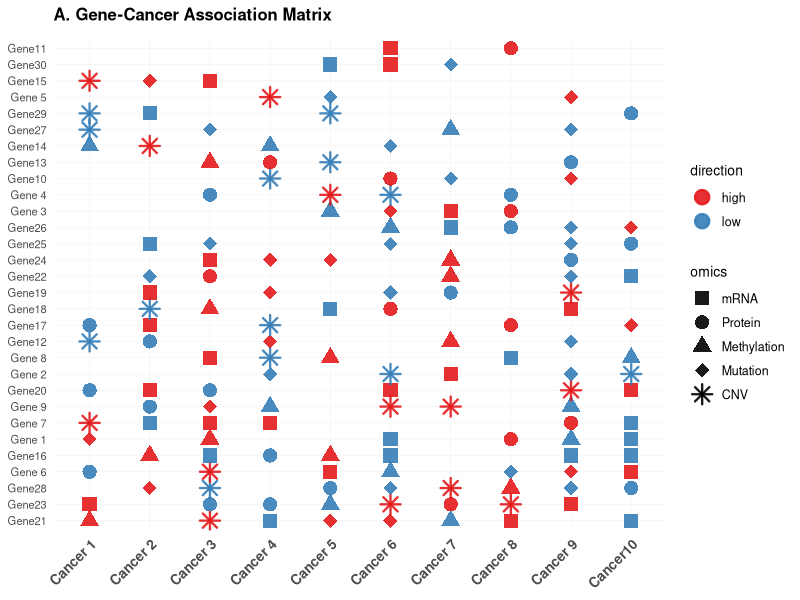
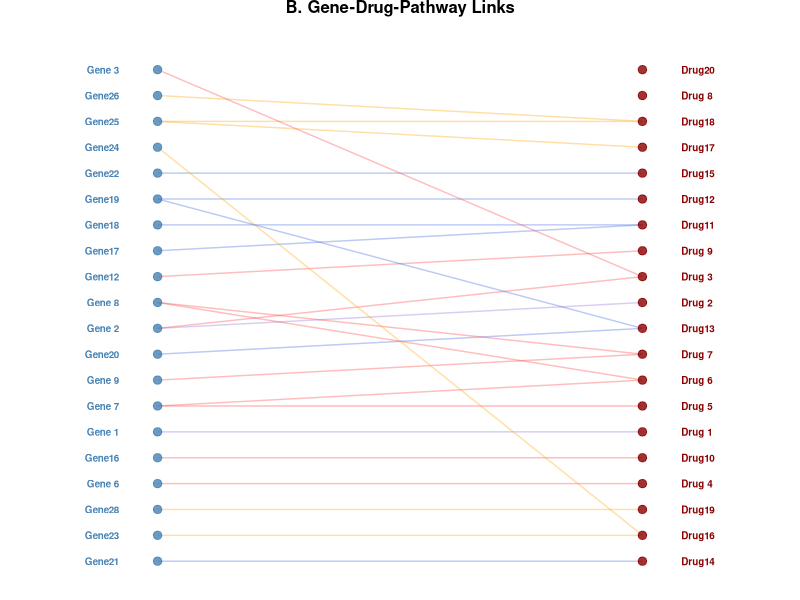
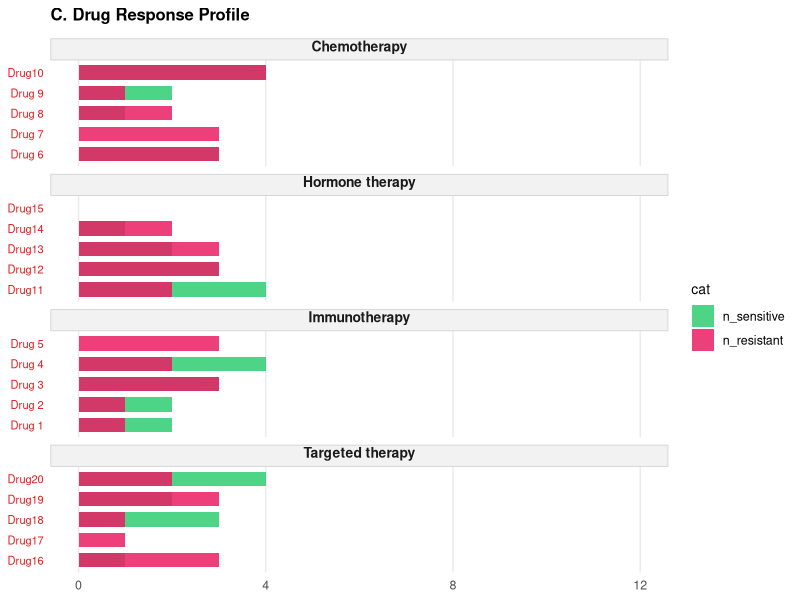
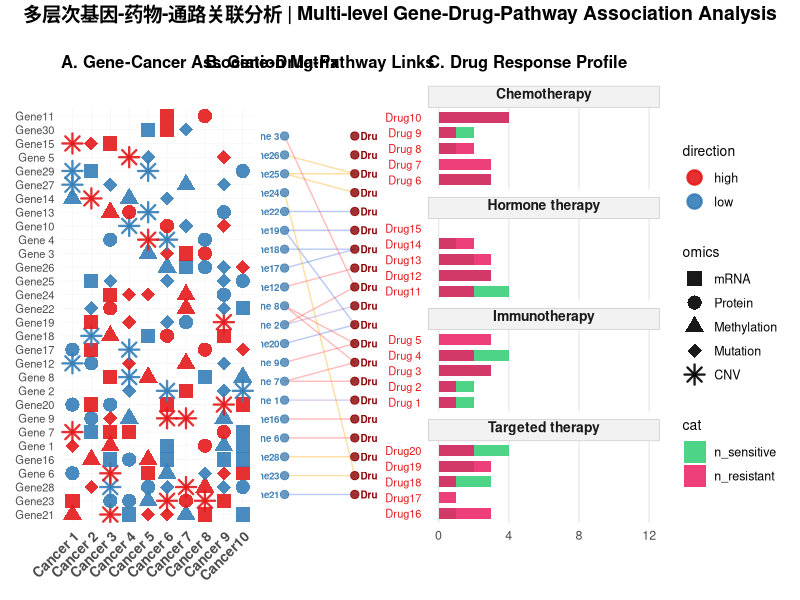
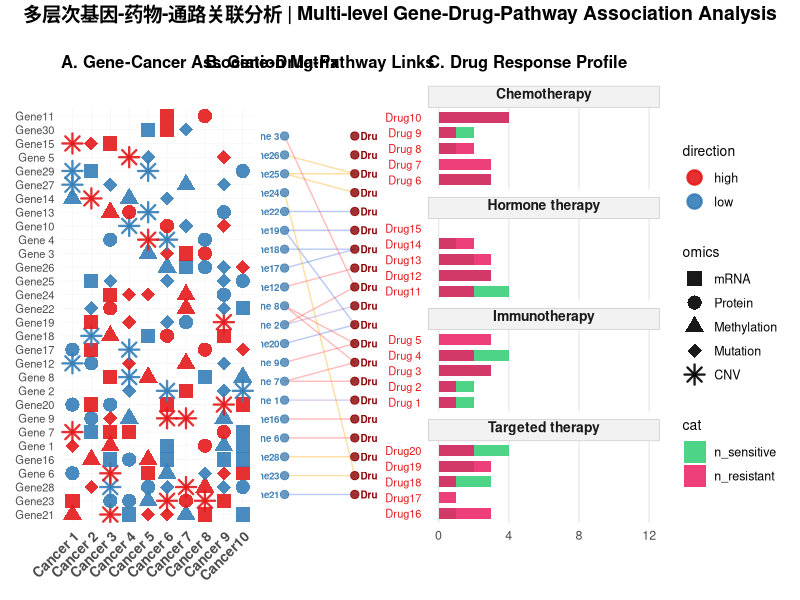
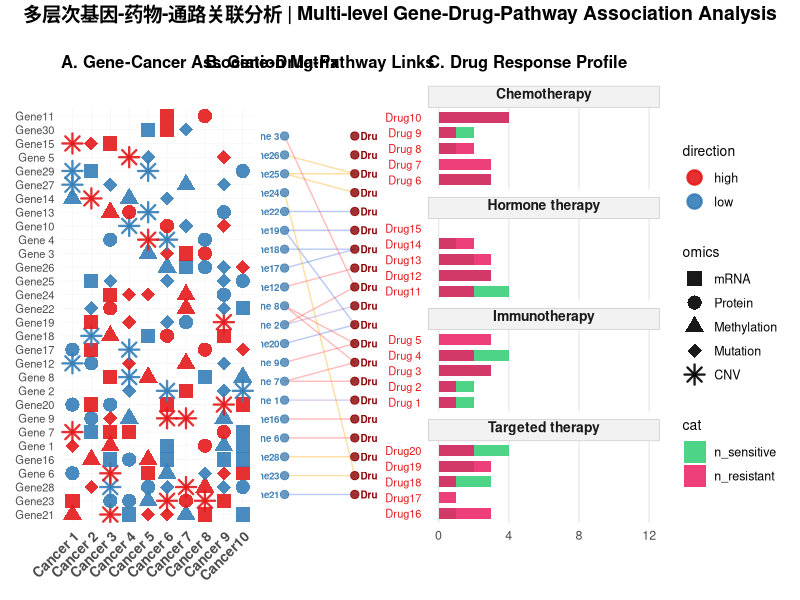

Generate these figures, in order, with R:
## ---- chunk 1
# 设置 R 环境 | Set up R environment
knitr::opts_chunk$set(echo = TRUE, fig.width = 20, fig.height = 14, dpi = 300)

# 加载所需的包 | Load required packages
library(tidyverse)
library(ggplot2)
library(patchwork)
library(scales)
library(gridExtra)
## ---- chunk 2
# 设置工作目录 | Set working directory
# setwd("your_data_path")

# 读取三个主要数据文件 | Read three main data files
drug_ann <- read.csv("easy_input_drugAnn.csv", stringsAsFactors = FALSE)
gene_ann <- read.csv("easy_input_geneAnn.csv", stringsAsFactors = FALSE)
hypoxia_data <- read.csv("easy_input_hypoxia.csv", stringsAsFactors = FALSE)
practice_data <- read.csv("easy_input_practice.csv", stringsAsFactors = FALSE)

# 查看数据结构 | View data structure
cat("=== 药物注释数据 | Drug Annotation ===\n")
head(drug_ann)
cat("\n=== 基因注释数据 | Gene Annotation ===\n")
head(gene_ann)
cat("\n=== 低氧数据 | Hypoxia Data ===\n")
head(hypoxia_data)
cat("\n=== 实践数据 | Practice Data ===\n")
head(practice_data)

# 数据清理：统一基因名称格式 | Data cleaning: unify gene name format
hypoxia_data$gene <- str_trim(hypoxia_data$gene)
hypoxia_data$cancer <- str_trim(hypoxia_data$cancer)
gene_ann$gene <- str_trim(gene_ann$gene)
drug_ann$drug <- str_trim(drug_ann$drug)
## ---- chunk 3
# 准备左侧面板数据 | Prepare left panel data
# 获取所有唯一的基因 | Get unique genes sorted by frequency
left_panel_data <- hypoxia_data %>%
  group_by(gene) %>%
  summarise(n_assoc = n(), .groups = "drop") %>%
  arrange(desc(n_assoc))

# 获取排序后的基因列表（用于后续的一致性） | Get sorted gene list for consistency
gene_order <- left_panel_data$gene

cat("左侧面板基因顺序 | Gene order in left panel:\n")
print(gene_order)

# 转换omics类型为形状值 | Convert omics types to shape values
omics_shape_map <- c(
  "mRNA" = 15,          # 方形 | square
  "Protein" = 16,       # 圆形 | circle
  "Methylation" = 17,   # 三角形 | triangle
  "Mutation" = 18,      # 菱形 | diamond
  "CNV" = 8             # 星形 | asterisk
)

# 准备绘图数据 | Prepare plotting data
plot_data_left <- hypoxia_data %>%
  mutate(
    shape = omics_shape_map[omics],
    color = ifelse(direction == "high", "red", "blue"),
    # 确保基因因子顺序 | Ensure gene factor order
    gene = factor(gene, levels = gene_order)
  ) %>%
  arrange(gene)

# 获取所有唯一的癌症类型 | Get unique cancer types
cancer_order <- sort(unique(hypoxia_data$cancer))

plot_data_left <- plot_data_left %>%
  mutate(
    cancer = factor(cancer, levels = cancer_order)
  )

# 绘制左侧面板 | Plot left panel
p_left <- ggplot(plot_data_left, aes(x = cancer, y = gene)) +
  geom_point(aes(shape = omics, color = direction), 
             size = 4, alpha = 0.9, stroke = 1.2) +
  scale_shape_manual(
    name = "omics",
    values = omics_shape_map,
    breaks = names(omics_shape_map)
  ) +
  scale_color_manual(
    name = "direction",
    values = c("high" = "#E41A1C", "low" = "#377EB8"),
    breaks = c("high", "low")
  ) +
  theme_minimal() +
  theme(
    axis.text.x = element_text(angle = 45, hjust = 1, size = 10, face = "bold"),
    axis.text.y = element_text(size = 8),
    axis.title = element_blank(),
    panel.grid.major = element_line(color = "gray95", linewidth = 0.2),
    panel.grid.minor = element_blank(),
    legend.position = "right",
    legend.title = element_text(size = 10),
    legend.text = element_text(size = 9),
    plot.title = element_text(hjust = 0, size = 12, face = "bold", margin = margin(b = 10))
  ) +
  labs(title = "A. Gene-Cancer Association Matrix")

print(p_left)
## ---- chunk 4
# 准备中间面板数据：基因-药物关联 | Prepare middle panel data: gene-drug associations
middle_data <- gene_ann %>%
  left_join(
    hypoxia_data %>% select(gene) %>% distinct(),
    by = "gene"
  ) %>%
  filter(!is.na(gene))  # 只保留在hypoxia数据中有的基因 | Keep only genes in hypoxia data

# 确保基因顺序与左侧一致 | Ensure gene order matches left panel
middle_data <- middle_data %>%
  mutate(
    gene = factor(gene, levels = gene_order),
    # 根据因子级别分配y坐标 | Assign y-coordinate based on factor level
    gene_y = as.numeric(gene)
  ) %>%
  arrange(gene_y) %>%
  select(-gene_y)

# 获取药物y坐标 | Get drug y-coordinates
drug_list <- unique(middle_data$drug)
drug_pos <- data.frame(
  drug = drug_list,
  drug_y = seq_along(drug_list)
)

# 添加药物信息和y坐标 | Add drug info and y-coordinates
middle_plot_data <- middle_data %>%
  left_join(drug_pos, by = "drug") %>%
  left_join(
    drug_ann %>% select(drug, therapy, signaling),
    by = "drug"
  ) %>%
  mutate(
    # 根据signaling分配连线颜色 | Assign line colors by signaling
    line_color = case_when(
      signaling %in% c("Signaling 1", "Signaling 2") ~ "#9370DB",  # 紫色 | Purple
      signaling %in% c("Signaling 3", "Signaling 4", "Signaling 5", "Signaling 6") ~ "#FF4444",  # 红色 | Red
      signaling == "Signaling 7" ~ "#4169E1",  # 蓝色 | Blue
      signaling %in% c("Signaling 8", "Signaling 9", "Signaling10") ~ "#FFA500",  # 橙色 | Orange
      TRUE ~ "#CCCCCC"  # 灰色 | Gray
    ),
    gene_numeric = as.numeric(as.factor(gene))
  )

# 为了保持顺序，重新编号基因的y坐标 | Renumber gene y-coordinates to maintain order
gene_y_map <- data.frame(
  gene = gene_order,
  gene_y = seq_along(gene_order)
)

middle_plot_data <- middle_plot_data %>%
  left_join(gene_y_map, by = "gene")

cat("中间面板数据摘要 | Middle panel data summary:\n")
cat("连接数量 | Number of connections:", nrow(middle_plot_data), "\n")
cat("基因数量 | Number of genes:", n_distinct(middle_plot_data$gene), "\n")
cat("药物数量 | Number of drugs:", n_distinct(middle_plot_data$drug), "\n\n")

# 绘制中间面板 | Plot middle panel
p_middle <- ggplot(middle_plot_data) +
  # 绘制连接线 | Draw connection lines
  geom_segment(
    aes(x = 0, y = gene_y, xend = 1, yend = drug_y, color = line_color),
    alpha = 0.35,
    linewidth = 0.5
  ) +
  # 添加基因点 | Add gene points
  geom_point(
    data = gene_y_map, 
    aes(x = 0, y = gene_y), 
    size = 2.5, 
    color = "steelblue",
    alpha = 0.8
  ) +
  # 添加药物点 | Add drug points
  geom_point(
    data = drug_pos, 
    aes(x = 1, y = drug_y), 
    size = 2.5, 
    color = "darkred",
    alpha = 0.8
  ) +
  # 添加基因标签 | Add gene labels
  geom_text(
    data = gene_y_map, 
    aes(x = -0.08, y = gene_y, label = gene), 
    hjust = 1, 
    size = 2.5, 
    color = "steelblue",
    fontface = "bold"
  ) +
  # 添加药物标签 | Add drug labels
  geom_text(
    data = drug_pos, 
    aes(x = 1.08, y = drug_y, label = drug), 
    hjust = 0, 
    size = 2.5, 
    color = "darkred",
    fontface = "bold"
  ) +
  scale_color_identity() +
  xlim(-0.25, 1.25) +
  ylim(0.5, max(drug_pos$drug_y) + 0.5) +
  theme_void() +
  theme(
    plot.title = element_text(hjust = 0.5, size = 12, face = "bold", margin = margin(b = 10))
  ) +
  labs(title = "B. Gene-Drug-Pathway Links")

print(p_middle)
## ---- chunk 5
# 准备右侧面板数据 | Prepare right panel data
right_panel_data <- drug_ann %>%
  filter(drug %in% drug_list) %>%  # 只包含中间面板涉及的药物 | Include only drugs from middle panel
  select(drug, therapy, signaling, n_sensitive, n_resistant) %>%
  mutate(
    # 处理NA值 | Handle NA values
    n_sensitive = ifelse(is.na(n_sensitive), 0, n_sensitive),
    n_resistant = ifelse(is.na(n_resistant), 0, n_resistant),
    # 分配治疗方式颜色 | Assign therapy colors
    therapy_color = case_when(
      therapy == "Chemotherapy" ~ "#E41A1C",     # 红色 | Red
      therapy == "Hormone therapy" ~ "#377EB8",   # 蓝色 | Blue
      therapy == "Immunotherapy" ~ "#4DAF4A",     # 绿色 | Green
      therapy == "Targeted therapy" ~ "#FF7F00",  # 橙色 | Orange
      TRUE ~ "#999999"  # 灰色 | Gray
    ),
    # 分配signaling背景颜色 | Assign signaling background
    signaling_bg = case_when(
      signaling %in% c("Signaling 1", "Signaling 2") ~ "#E6D7F0",  # 浅紫 | Light purple
      signaling %in% c("Signaling 3", "Signaling 4", "Signaling 5", "Signaling 6") ~ "#FFE6E6",  # 浅红 | Light red
      signaling == "Signaling 7" ~ "#E6F0FF",  # 浅蓝 | Light blue
      signaling %in% c("Signaling 8", "Signaling 9", "Signaling10") ~ "#FFF0E6",  # 浅橙 | Light orange
      TRUE ~ "#F5F5F5"  # 浅灰 | Light gray
    )
  )

# 按治疗方式和signaling分组排序 | Sort by therapy and signaling
right_panel_data <- right_panel_data %>%
  arrange(factor(therapy, levels = c("Chemotherapy", "Hormone therapy", 
                                     "Immunotherapy", "Targeted therapy")),
          signaling) %>%
  mutate(
    # 为了在facet中保持顺序，创建drug factor | Create drug factor to maintain order in facet
    drug = factor(drug, levels = drug),
    signaling_order = as.numeric(factor(signaling, levels = unique(signaling)))
  )

# 数据透视：将敏感和耐药分开 | Pivot data: separate sensitive and resistant
right_plot_data <- right_panel_data %>%
  pivot_longer(
    cols = c(n_sensitive, n_resistant),
    names_to = "response_type",
    values_to = "count"
  ) %>%
  mutate(
    response_type = factor(
      response_type,
      levels = c("n_sensitive", "n_resistant"),
      labels = c("n_sensitive", "n_resistant")
    ),
    response_color = ifelse(response_type == "n_sensitive", "#2ECC71", "#E91E63")  # 绿色/品红 | Green/Magenta
  )

# 绘制右侧面板 | Plot right panel
p_right <- ggplot(right_plot_data, aes(x = count, y = drug, fill = response_color)) +
  geom_bar(stat = "identity", position = "identity", alpha = 0.85, width = 0.7) +
  # 添加facet背景 | Add facet background with signaling colors
  facet_wrap(
    ~factor(therapy, levels = c("Chemotherapy", "Hormone therapy", 
                               "Immunotherapy", "Targeted therapy")),
    scales = "free_y",
    ncol = 1
  ) +
  scale_fill_identity(
    name = "cat",
    breaks = c("#2ECC71", "#E91E63"),
    labels = c("#2ECC71" = "n_sensitive", "#E91E63" = "n_resistant"),
    guide = guide_legend(override.aes = list(alpha = 0.85))
  ) +
  scale_x_continuous(
    limits = c(0, 12),
    breaks = seq(0, 12, 4),
    labels = c("0", "4", "8", "12")
  ) +
  theme_minimal() +
  theme(
    axis.text.y = element_text(size = 8, color = right_plot_data$therapy_color),
    axis.text.x = element_text(size = 9),
    axis.title = element_blank(),
    strip.text = element_text(size = 10, face = "bold", margin = margin(b = 5)),
    strip.background = element_rect(fill = "gray95", color = "gray80"),
    panel.grid.major.y = element_blank(),
    panel.grid.minor = element_blank(),
    legend.position = "right",
    legend.title = element_text(size = 10),
    legend.text = element_text(size = 9),
    plot.title = element_text(hjust = 0, size = 12, face = "bold", margin = margin(b = 10))
  ) +
  labs(title = "C. Drug Response Profile", x = "# Cancers")

print(p_right)
## ---- chunk 6
# 使用patchwork组合三个图 | Combine three plots using patchwork
combined_plot <- (p_left | p_middle | p_right) +
  plot_layout(
    widths = c(2.5, 1.5, 3),
    guides = "collect"
  ) +
  plot_annotation(
    title = "多层次基因-药物-通路关联分析 | Multi-level Gene-Drug-Pathway Association Analysis",
    theme = theme(
      plot.title = element_text(hjust = 0.5, size = 14, face = "bold", margin = margin(b = 15))
    )
  )

print(combined_plot)

# 保存高质量PDF | Save high-quality PDF
ggsave(
  filename = "gene_drug_pathway_analysis.pdf",
  plot = combined_plot,
  width = 20,
  height = 14,
  dpi = 300,
  units = "in"
)

cat("\n✓ 图形已保存为 gene_drug_pathway_analysis.pdf\n")

# 保存为PNG | Save as PNG
ggsave(
  filename = "gene_drug_pathway_analysis.png",
  plot = combined_plot,
  width = 20,
  height = 14,
  dpi = 300,
  units = "in"
)

cat("✓ 图形已保存为 gene_drug_pathway_analysis.png\n")
## ---- chunk 7
cat("\n")
cat(paste(rep("=", 60), collapse = ""), "\n")
cat("基因-癌症关联统计 | Gene-Cancer Association Statistics\n")
cat(paste(rep("=", 60), collapse = ""), "\n")
cat("总关联数 | Total associations:", nrow(hypoxia_data), "\n")
cat("独特基因数 | Number of unique genes:", n_distinct(hypoxia_data$gene), "\n")
cat("独特癌症类型数 | Number of unique cancers:", n_distinct(hypoxia_data$cancer), "\n")
cat("组学数据类型分布 | Omics type distribution:\n")
print(table(hypoxia_data$omics))
cat("\n表达方向分布 | Expression direction distribution:\n")
print(table(hypoxia_data$direction))

cat("\n")
cat(paste(rep("=", 60), collapse = ""), "\n")
cat("基因-药物-通路关联统计 | Gene-Drug-Pathway Association Statistics\n")
cat(paste(rep("=", 60), collapse = ""), "\n")
cat("总关联数 | Total associations:", nrow(middle_plot_data), "\n")
cat("涉及基因数 | Number of genes:", n_distinct(middle_plot_data$gene), "\n")
cat("涉及药物数 | Number of drugs:", n_distinct(middle_plot_data$drug), "\n")
cat("涉及通路数 | Number of pathways:", n_distinct(middle_plot_data$signaling), "\n")

cat("\n")
cat(paste(rep("=", 60), collapse = ""), "\n")
cat("治疗方式分布 | Therapy Type Distribution\n")
cat(paste(rep("=", 60), collapse = ""), "\n")
print(table(drug_ann$therapy))

cat("\n")
cat(paste(rep("=", 60), collapse = ""), "\n")
cat("通路分布 | Signaling Pathway Distribution\n")
cat(paste(rep("=", 60), collapse = ""), "\n")
print(table(drug_ann$signaling))
